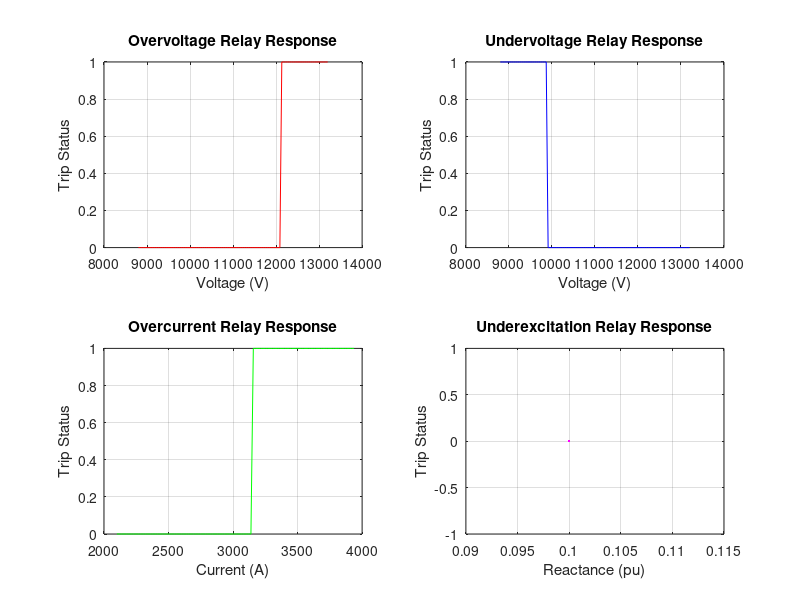

Recreate this plot in MATLAB.
clc; clear; close all;

%% Synchronous Condenser Relay Setting Simulation
% This script simulates the relay protection settings for a synchronous condenser to regulate voltage and reactive power in a power system.

%% System Parameters
V_nominal = 11e3; % Nominal voltage (V)
S_rating = 50e6;  % Synchronous condenser rating (VA)
X_syn = 0.1;      % Synchronous reactance (pu)
I_nominal = S_rating / (sqrt(3) * V_nominal); % Nominal current (A)

%% Relay Protection Settings
overvoltage_limit = 1.1 * V_nominal; % Overvoltage trip setting
undervoltage_limit = 0.9 * V_nominal; % Undervoltage trip setting
overcurrent_limit = 1.2 * I_nominal; % Overcurrent trip setting
underexcitation_limit = 0.8 * X_syn; % Underexcitation trip setting

time_delay_overvoltage = 0.2; % Time delay for overvoltage relay (sec)
time_delay_undervoltage = 0.2; % Time delay for undervoltage relay (sec)
time_delay_overcurrent = 0.1; % Time delay for overcurrent relay (sec)
time_delay_underexcitation = 0.3; % Time delay for underexcitation relay (sec)

%% Fault Scenarios and Relay Response
V_system = linspace(0.8*V_nominal, 1.2*V_nominal, 100); % Simulated voltage variations
I_system = linspace(0.8*I_nominal, 1.5*I_nominal, 100); % Simulated current variations
relay_trip_overvoltage = V_system > overvoltage_limit;
relay_trip_undervoltage = V_system < undervoltage_limit;
relay_trip_overcurrent = I_system > overcurrent_limit;
relay_trip_underexcitation = X_syn < underexcitation_limit;

%% Visualization
figure;
subplot(2,2,1);
plot(V_system, relay_trip_overvoltage, 'r');
title('Overvoltage Relay Response'); xlabel('Voltage (V)'); ylabel('Trip Status'); grid on;

subplot(2,2,2);
plot(V_system, relay_trip_undervoltage, 'b');
title('Undervoltage Relay Response'); xlabel('Voltage (V)'); ylabel('Trip Status'); grid on;

subplot(2,2,3);
plot(I_system, relay_trip_overcurrent, 'g');
title('Overcurrent Relay Response'); xlabel('Current (A)'); ylabel('Trip Status'); grid on;

subplot(2,2,4);
plot(ones(1,100) * X_syn, relay_trip_underexcitation, 'm');
title('Underexcitation Relay Response'); xlabel('Reactance (pu)'); ylabel('Trip Status'); grid on;

%% Display Results
disp(['Overvoltage Trip Setting: ', num2str(overvoltage_limit), ' V']);
disp(['Undervoltage Trip Setting: ', num2str(undervoltage_limit), ' V']);
disp(['Overcurrent Trip Setting: ', num2str(overcurrent_limit), ' A']);
disp(['Underexcitation Trip Setting: ', num2str(underexcitation_limit), ' pu']);
